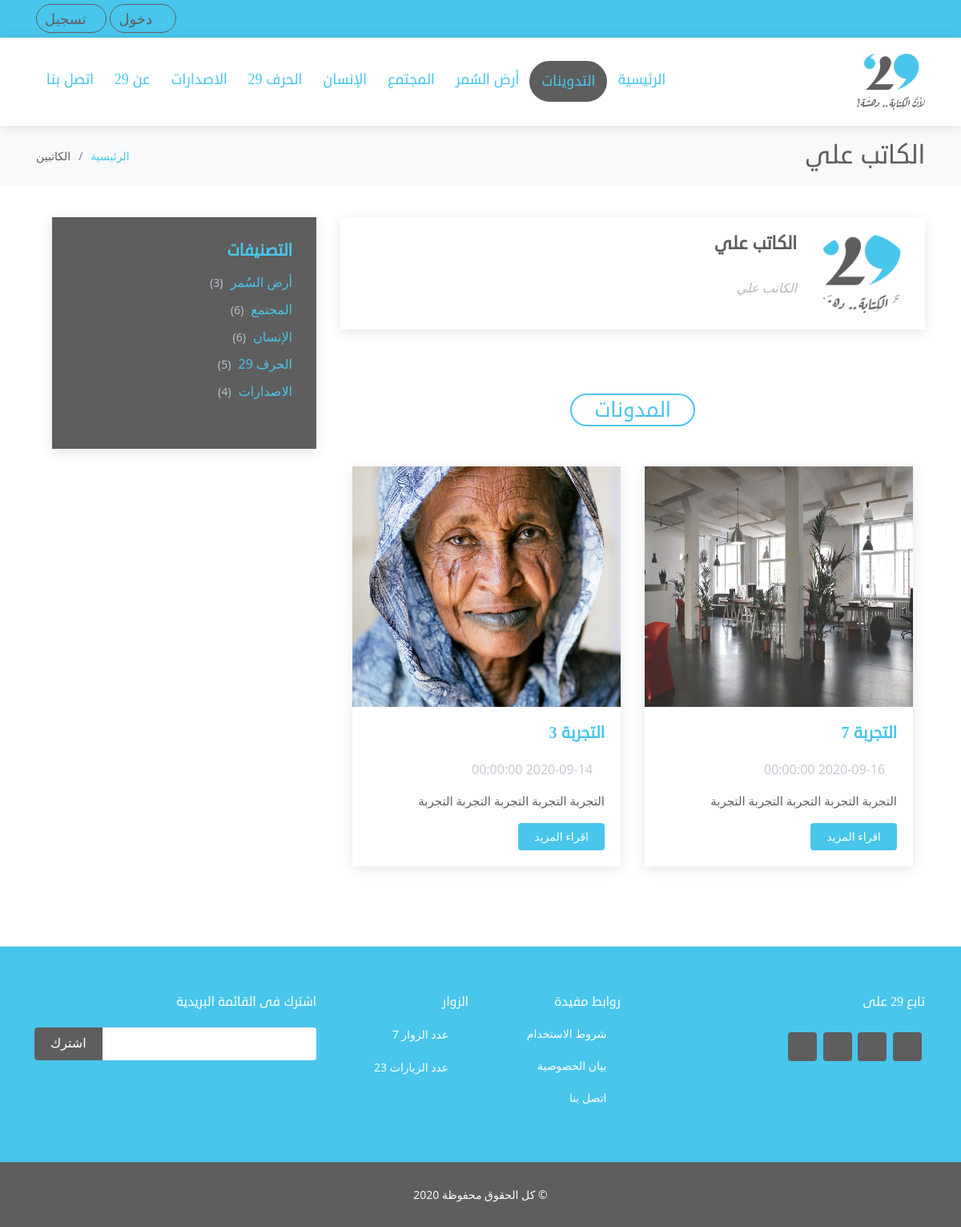
The app's page /blog/user/4 with its own data.
### tables this page shows
CREATE TABLE `b29_category` (
  `cat_id` int(3) NOT NULL,
  `cat_name` varchar(50) NOT NULL,
  `cat_class` varchar(20) NOT NULL,
  `create_at` datetime NOT NULL,
  `create_by` int(5) NOT NULL,
  `update_at` datetime DEFAULT NULL,
  `update_by` int(5) DEFAULT NULL
);

CREATE TABLE `b29_staff` (
  `staff_id` int(5) NOT NULL,
  `staff_name` varchar(50) NOT NULL,
  `staff_phone` varchar(20) NOT NULL,
  `staff_email` varchar(50) NOT NULL,
  `staff_type` varchar(10) NOT NULL DEFAULT 'DR',
  `staff_address` text,
  `staff_img` varchar(20) NOT NULL DEFAULT 'user.jpg',
  `staff_active` int(1) NOT NULL DEFAULT '1',
  `staff_about` text,
  `staff_face` varchar(100) DEFAULT NULL,
  `staff_twitter` varchar(100) DEFAULT NULL,
  `staff_linked` varchar(100) DEFAULT NULL,
  `staff_instagram` varchar(100) DEFAULT NULL,
  `staff_pass` varchar(100) NOT NULL,
  `create_at` datetime NOT NULL,
  `create_by` int(5) DEFAULT NULL,
  `update_at` datetime DEFAULT NULL,
  `update_by` int(5) DEFAULT NULL
);

CREATE TABLE `b29_blog` (
  `b_id` int(5) NOT NULL,
  `b_user` int(5) NOT NULL,
  `b_title` varchar(100) NOT NULL,
  `b_desc` text NOT NULL,
  `b_img` varchar(40) NOT NULL,
  `b_keywords` text NOT NULL,
  `b_blog` text NOT NULL,
  `b_accept_by` int(5) DEFAULT NULL,
  `b_accept_date` datetime DEFAULT NULL,
  `b_likes` int(5) NOT NULL DEFAULT '0',
  `b_see` int(5) NOT NULL DEFAULT '0',
  `create_at` datetime NOT NULL,
  `update_at` datetime DEFAULT NULL,
  `update_by` int(5) DEFAULT NULL
);

### controller/blog.php (called while the page is built, shortened)
<?php
	class blog extends controller
	{
		function __construct()
		{
			$this->view->CSS = array();
			$this->view->JS = array('public/JS/paging.js','views/blog/JS/blog.js');
			$this->view->curr_page = "blog";
		}
		function user($user=0)
		{
			$this->view->menu = $this->model->menu();
			$this->view->user = $this->model->user($user);
			$this->view->render(array('blog/user'),'home');
		}
	}
?>

### index.php (called while the page is built, shortened)
<?php
	$app = new bootstrap();
?>

### lib/session.php (called while the page is built, shortened)
<?php
	class session
	{
		public static function get($key)
		{
			if(isset($_SESSION[$key]))
			{
				return $_SESSION[$key];
			}else
			{
				return false;
			}
		}
	}
?>

### lib/database.php (called while the page is built, shortened)
<?php
	class database extends PDO
	{
		function __construct()
		{
			$this->get_config();
		}
		private function get_config()
		{
			$x = $this->select("SELECT * FROM ".DB_PREFEX."config",array());
		}
		public function select($sql,$data,$fetchMode = PDO::FETCH_ASSOC)
		{
			$sth = $this->prepare($sql);
			if(count($data)>0)
			{
				foreach($data as $key => $val)
				{
					$sth->bindValue("$key",$val);
				}
			}
			$sth->execute();
			return $sth->fetchAll($fetchMode);
		}
		public function get_menu()
		{
			$x = $this->select("SELECT ".DB_PREFEX."category.*, count(blog_id) as no
								FROM ".DB_PREFEX."category
								LEFT JOIN ".DB_PREFEX."blog_category ON category = cat_id
								WHERE 1=1
								GROUP BY cat_id",array());
			$menu = array();
			foreach($x as $val)
			{
				$menu[$val['cat_id']] = array('id'=>$val['cat_id']
											,'name'=>$val['cat_name']
											,'count'=>$val['no']
											);
			}
			return $menu;
		}
	}
?>

### models/blog_model.php (called while the page is built, shortened)
<?php
	class blog_model extends model
	{
		function __construct()
		{
			parent::__construct();
		}
		public function menu()
		{
			return $this->db->get_menu();
		}
		public function user($id)
		{
			$b = $this->db->select("SELECT staff_id, staff_name, staff_phone, staff_email, staff_img, staff_address
									,staff_about, staff_face, staff_twitter, staff_linked, staff_instagram
									FROM ".DB_PREFEX."staff
									WHERE staff_id = :ID AND staff_type = 'bloger'
									",array(":ID"=>$id));
			$blog_user = array('id'				=>$b[0]['staff_id'],
								'name'			=>$b[0]['staff_name'],
								'phone'			=>$b[0]['staff_phone'],
								'email'			=>$b[0]['staff_email'],
								'address'		=>$b[0]['staff_address'],
								'about'			=>$b[0]['staff_about'],
								'user_img'		=>$b[0]['staff_img'],
								'user_face'		=>$b[0]['staff_face'],
								'user_twitter'	=>$b[0]['staff_twitter'],
								'user_instegram'=>$b[0]['staff_instagram'],
								'user_linked'	=>$b[0]['staff_linked'],
								'blogs'			=>array(),
								);
			$b = $this->db->select("SELECT b_id, b_title, b_desc, b_img, b_likes, b_see, b_accept_date
									FROM ".DB_PREFEX."blog
									WHERE b_user = :ID AND b_accept_date IS NOT NULL
									ORDER BY b_accept_date DESC
									",array(":ID"=>$id));
			foreach($b as $val)
			{
				$x = array('id'			=>$val['b_id'],
							'title'		=>$val['b_title'],
							'desc'		=>$val['b_desc'],
							'img'		=>$val['b_img'],
							'likes'		=>$val['b_likes'],
							'b_see'		=>$val['b_see'],
							'publish'	=>$val['b_accept_date'],
							'cat'		=>array()
							);
				$cat = $this->db->select('SELECT cat_id, cat_name,comment,cat_class
										FROM '.DB_PREFEX.'blog_category
										JOIN '.DB_PREFEX.'category ON category = cat_id
										WHERE blog_id = :ID
										',array(':ID'=>$val['b_id']));
				foreach($cat as $value)
				{
					array_push($x['cat'],array('id'=>$value['cat_id']
											,'name'=>$value['cat_name']
											,'class'=>$value['cat_class']
											,'comm'=>$value['comment']));
				}
				array_push($blog_user['blogs'],$x);
			}
			return $blog_user;
		}
	}
?>

### lib/model.php (called while the page is built)
<?php
	class model
	{
		function __construct()
		{
			$this->db = new database();
		}
	}
?>

### lib/controller.php (called while the page is built, shortened)
<?php
	class controller
	{
		public function loadModel($name,$model_path)
		{
			$path = $model_path.$name.'_model.php';
			if(file_exists($path))
			{
				$this->model = new $model_name();
			}
		}
	}
?>

### views/blog/user.php (the view)
<main id="main">
	<section id="breadcrumbs" class="breadcrumbs">
		<div class="container">
			<div class="d-flex justify-content-between align-items-center">
				<h2><?php echo $this->user['name']?></h2>
				<ol>
					<li><a href="<?php echo URL?>">الرئيسية</a></li>
					<li>الكاتبين</li>
				</ol>
			</div>
		</div>
	</section>
	<section id="blog" class="blog">
		<div class="container">
			<div class="row">
				<div class="col-lg-8 entries">
					<div class="blog-author clearfix">
						<img src="<?php echo URL."public/IMG/users/".$this->user['user_img'] ?>" class="rounded-circle float-right" alt="">
						<h4><?php echo $this->user['name']?></h4>
						<div class="social-links">
						<?php
							echo (!empty($this->user['user_twitter']))?'<a href="'.$this->user['user_twitter'].'" target="_blank"><i class="icofont-twitter"></i></a>':"";
							echo (!empty($this->user['user_face']))?'<a href="'.$this->user['user_face'].'" target="_blank"><i class="icofont-facebook"></i></a>':"";
							echo (!empty($this->user['user_instegram']))?'<a href="'.$this->user['user_instegram'].'" target="_blank"><i class="icofont-instagram"></i></a>':"";
							echo (!empty($this->user['user_linked']))?'<a href="'.$this->user['user_linked'].'" target="_blank"><i class="icofont-linkedin"></i></a>':"";
						?>
						</div>
						<p><?php echo $this->user['name']?></p>
					</div>
					<div class="container">
						<div class="section-title">
							<h2>المدونات</h2>
						</div>
						<div class="row">
						<?php
							foreach($this->user['blogs'] as $val)
							{
						?>
							<div class="col-lg-6 col-md-6 d-flex align-items-stretch" data-aos="fade-up">
								<article class="entry">
									<div class="entry-img">
										<img src="<?php echo URL."public/IMG/blog/".$val['img'] ?>" alt="" class="img-fluid" />
									</div>
									<h2 class="entry-title">
										<a href="<?php echo URL."blog/details/".$val['id']?>"><?php echo $val['title']?></a>
									</h2>
									<div class="entry-meta">
										<ul>
											<li class="d-flex align-items-center"><i class="icofont-wall-clock"></i> <time datetime="<?php echo $val['publish']?>"><?php echo $val['publish']?></time></li>
										</ul>
									</div>
									<div class="entry-content">
										<p><?php echo $val['desc']?></p>
										<div class="read-more">
											<a href="<?php echo URL."blog/details/".$val['id']?>">اقراء المزيد </a>
										</div>
									</div>
								</article>
							</div>
						<?php
							}
						?>
						</div>
					</div>
				</div>
				<div class="col-lg-4">
					<div class="sidebar">
						<h3 class="sidebar-title">التصنيفات</h3>
						<div class="sidebar-item categories">
							<ul>
							<?php
								foreach($this->menu as $val)
								{
									echo "<li><a href='".URL."blog/index/".$val['id']."'>".$val['name']." <span>(".$val['count'].")</span></a></li>";
								}
							?>
							</ul>
						</div>
					</div>
				</div>
			</div>
		</div>
	</section>
</main>

### views/menus/default.php (shortened to what this page needs)
<section id="topbar" class="d-none d-lg-block">
	<div class="container d-flex">
		<div class="contact-info mr-auto">
		<?php
			if(session::get('user_type'))
			{
		?>
			<a href="<?php echo URL ?>login/logout"><i class="icofont-sign-out"></i> خروج </a>
		<?php
			}else{
		?>
			<a href="<?php echo URL ?>login"><i class="icofont-sign-in"></i> دخول</a>
			<a href="<?php echo URL ?>login/register"><i class="icofont-user"></i>تسجيل</a>
		<?php
			}
		?>
		</div>
	</div>
</section>
<header id="header" class="header-inner-pages sticky-top">
	<div class="container d-flex align-items-center">
		<a href="<?php echo URL ?>" class="logo"><img src="<?php echo URL ?>public/IMG/logo.png" alt="" class="img-fluid"></a>
		<nav class="nav-menu d-none mr-auto d-lg-block">
			<ul>
				<li class="<?php echo ($this->curr_page=="dashboard")?"nav_menu_active_page":"";?>"><a href="<?php echo URL ?>dashboard/">الرئيسية</a></li>
				<li class="<?php echo ($this->curr_page=="blog")?"nav_menu_active_page":"";?>"><a href="<?php echo URL ?>blog/index">التدوينات</a></li>
			<?php
				foreach($this->menu as $val)
				{
					$cls = ($this->curr_page=="blog_".$val['id'])?"nav_menu_active_page":"";
					echo "<li class='".$cls."'><a href='".URL."blog/index/".$val['id']."'>".$val['name']."</a></li>";
				}
			?>
				<li class="<?php echo ($this->curr_page=="about")?"nav_menu_active_page":"";?>"><a href="<?php echo URL ?>dashboard/about">عن 29 </a></li>
				<li class="<?php echo ($this->curr_page=="contact")?"nav_menu_active_page":"";?>"><a href="<?php echo URL ?>dashboard/contact">اتصل بنا</a></li>
			</ul>
		</nav>
	</div>
</header>

### lib/view.php (shortened to what this page needs)
<?php
	class view
	{
		public function render($files,$class="")
		{
			$this->get_header($class);
			foreach($files as $k => $name)
			{
				$file_name = "views/".$name.".php";
				if(file_exists($file_name))
				{
					require($file_name);
				}else
				{
					$this->file_name = $name;
					require("views/error/err404.php");
				}
			}
		}
		public function get_header($class)
		{
			require("views/header/header.php");
			$this->get_menus($class);
		}
		private function get_menus($class)
		{
			require("views/menus/default.php");
		}
		public function get_footer($class)
		{
			require("views/footer/footer.php");
		}
	}
?>

### records on screen
b29_category: cat_name "أرض السُمر", count "3"
b29_category: cat_name "المجتمع", count "6"
b29_category: cat_name "الإنسان", count "6"
b29_category: cat_name "الحرف 29", count "5"
b29_category: cat_name "الاصدارات", count "4"
b29_staff: staff_name "الكاتب علي", staff_img (picture)
b29_blog: b_img (picture), b_title "التجربة 7", b_accept_date "2020-09-16 00:00:00", b_desc "التجربة التجربة التجربة التجربة التجربة"
b29_blog: b_img (picture), b_title "التجربة 3", b_accept_date "2020-09-14 00:00:00", b_desc "التجربة التجربة التجربة التجربة التجربة"

### other values on screen
session::get('NEW_VISIT') "7"
session::get('VISIT') "23"
